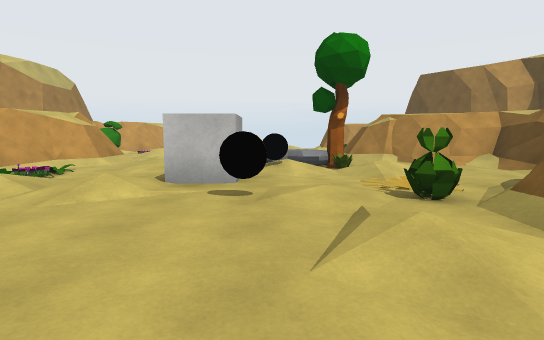
View 1 (above)

13 first-person views from a walk through a 3-D level made in the Unity game engine. The camera is 1.3 m above the floor, tilts 6° down and sees 80° across. The floor is counted in squares, 2 m on a side. Each view is taken from the middle of a square. On the plan, view 1 faces up. The plan holds only what a view shows up to about 10 squares ahead; the rest is blank. The place goes on beyond the plan. The player is left out. Some surface patterns are stand-ins.

View 2
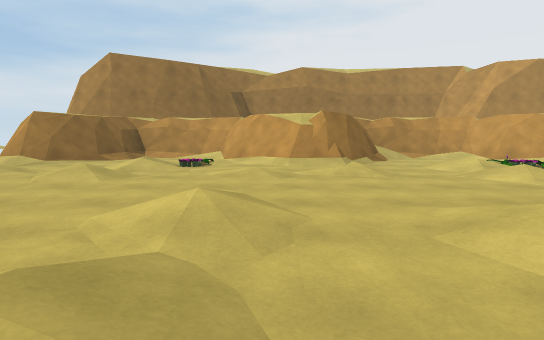

View 3
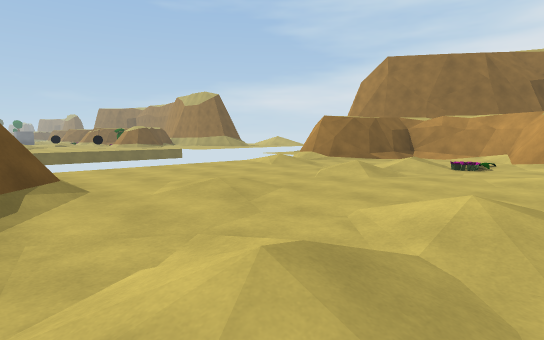

View 4
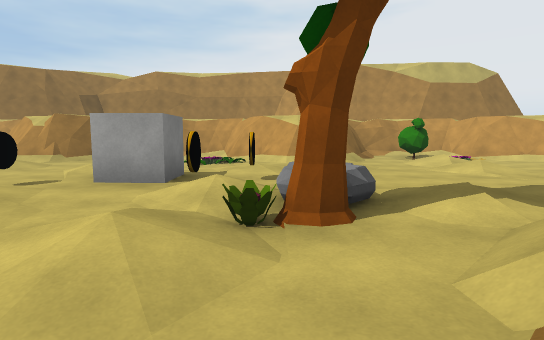

View 5
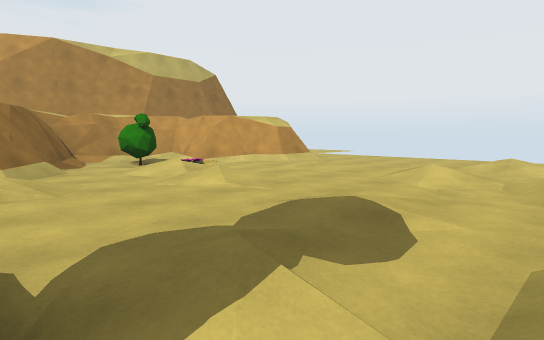

View 6
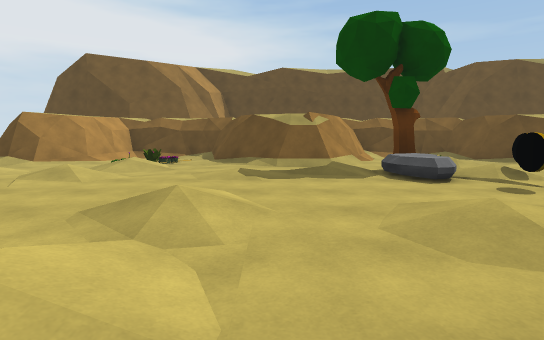

View 7
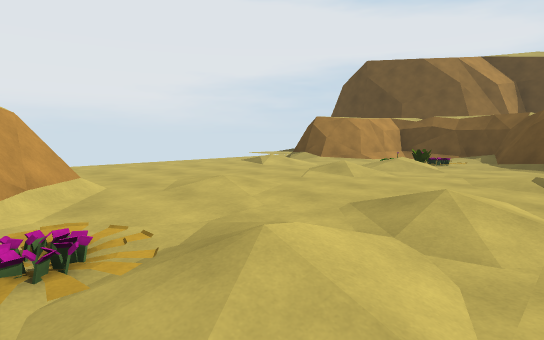

View 8
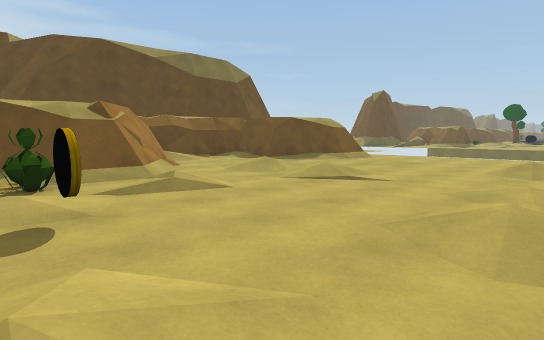

View 9
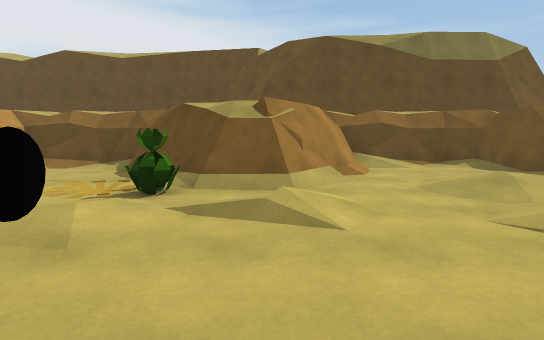

View 10
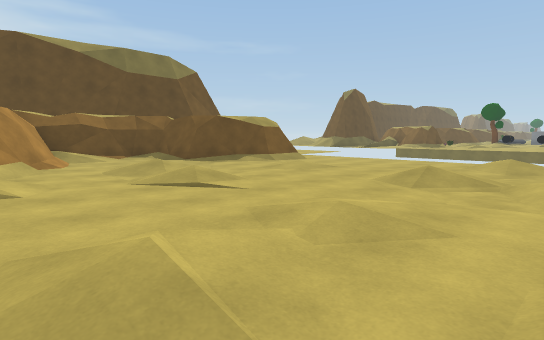

View 11
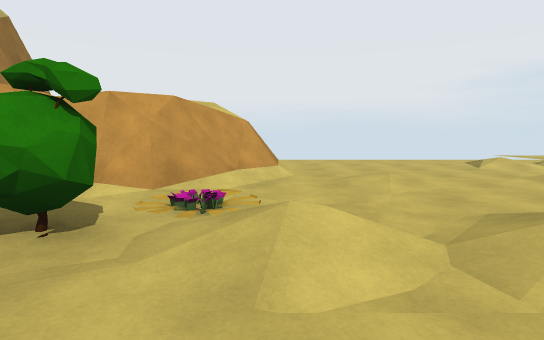

View 12
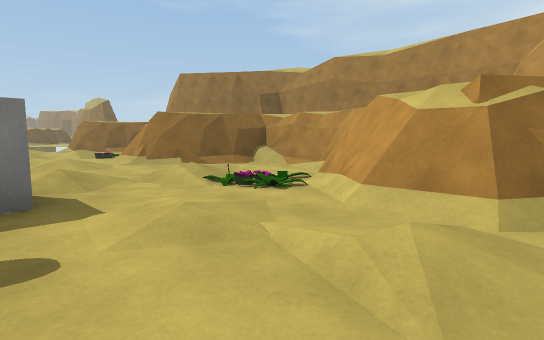

View 13
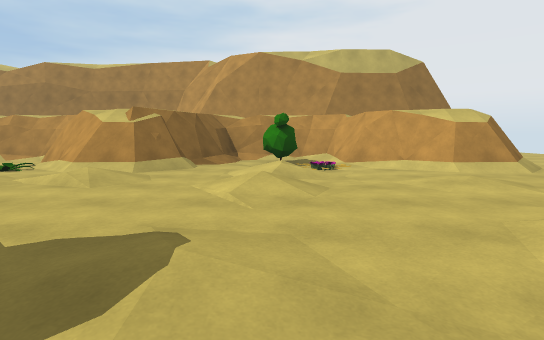

### Floor plan
Key: @ floor where view 1 was taken; # wall or solid block; . main floor; : floor 0.25 m higher than the main floor; / step, stairs or slope; O other object.
Columns run from 7 left of view 1 to 5 right of it. Each row starts with its distance up from view 1.
 18  . .......
 17  ........
 16   #...../.#
 15   ##......###
 14   #/......O.#
 13 ###..../.:O.#
 12 #.O.........#
 11 #O.:.:..../##
 10 #/......./##
  9 ###/....:/#
  8   ##...//.###
  7  ##/..OOOO..#
  6 ##OO...O.:..#
  5 #..O..O.....#
  4 #..:.:...O/##
  3 ##.....O.O##
  2 ###.....:/#
  1  ##/......###
  0  ##....@....#
 -1 ##...../.:..#
 -2 #.OO........#
 -3 #..:.:..../##
 -4 #/......./##
 -5 ###....../#
 -6   #.......

Positions as (right, up) in squares from view 1, and headings:
1: (0, 0), facing up
2: (3, 0), facing left
3: (3, 0), facing down-left
4: (4, 7), facing left
5: (2, 8), facing up-left
6: (-5, 10), facing right
7: (-5, 10), facing up-right
8: (-3, 4), facing down-right
9: (-2, 2), facing right
10: (-4, 2), facing down-right
11: (-4, 9), facing up
12: (-1, 9), facing down-left
13: (2, 11), facing left
